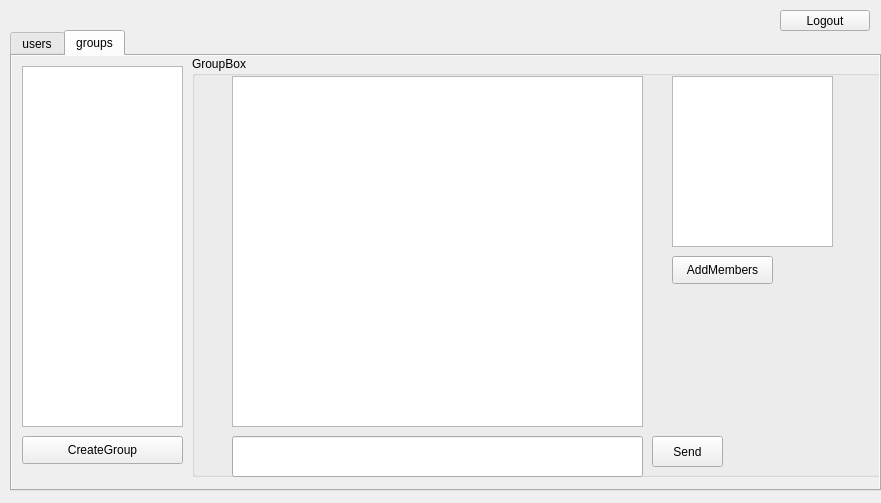
<?xml version="1.0" encoding="UTF-8"?>
<ui version="4.0">
 <class>interfata</class>
 <widget class="QWidget" name="interfata">
  <property name="geometry">
   <rect>
    <x>0</x>
    <y>0</y>
    <width>881</width>
    <height>503</height>
   </rect>
  </property>
  <property name="windowTitle">
   <string>Form</string>
  </property>
  <widget class="QTabWidget" name="chatTab">
   <property name="geometry">
    <rect>
     <x>10</x>
     <y>30</y>
     <width>871</width>
     <height>461</height>
    </rect>
   </property>
   <property name="autoFillBackground">
    <bool>false</bool>
   </property>
   <property name="currentIndex">
    <number>1</number>
   </property>
   <widget class="QWidget" name="USER">
    <property name="autoFillBackground">
     <bool>true</bool>
    </property>
    <property name="styleSheet">
     <string notr="true">QWidget{
rgb(241, 241, 241)
}</string>
    </property>
    <attribute name="title">
     <string>users</string>
    </attribute>
    <widget class="QListWidget" name="listWidget">
     <property name="geometry">
      <rect>
       <x>10</x>
       <y>10</y>
       <width>201</width>
       <height>411</height>
      </rect>
     </property>
    </widget>
    <widget class="QGroupBox" name="UsersBox">
     <property name="geometry">
      <rect>
       <x>220</x>
       <y>0</y>
       <width>621</width>
       <height>431</height>
      </rect>
     </property>
     <property name="title">
      <string>Users</string>
     </property>
     <widget class="QListWidget" name="chat">
      <property name="geometry">
       <rect>
        <x>70</x>
        <y>10</y>
        <width>461</width>
        <height>341</height>
       </rect>
      </property>
      <property name="autoFillBackground">
       <bool>true</bool>
      </property>
      <property name="styleSheet">
       <string notr="true">QTabWidget{
rgb(241, 241, 241)
}</string>
      </property>
     </widget>
     <widget class="QLineEdit" name="mesajLine">
      <property name="geometry">
       <rect>
        <x>70</x>
        <y>370</y>
        <width>461</width>
        <height>51</height>
       </rect>
      </property>
     </widget>
     <widget class="QPushButton" name="sendButton">
      <property name="geometry">
       <rect>
        <x>540</x>
        <y>380</y>
        <width>71</width>
        <height>28</height>
       </rect>
      </property>
      <property name="text">
       <string>send</string>
      </property>
     </widget>
    </widget>
   </widget>
   <widget class="QWidget" name="groups">
    <property name="autoFillBackground">
     <bool>true</bool>
    </property>
    <property name="styleSheet">
     <string notr="true">QWidget{
rgb(238, 238, 238)
}</string>
    </property>
    <attribute name="title">
     <string>groups</string>
    </attribute>
    <widget class="QListWidget" name="GroupNames">
     <property name="geometry">
      <rect>
       <x>10</x>
       <y>10</y>
       <width>161</width>
       <height>361</height>
      </rect>
     </property>
    </widget>
    <widget class="QGroupBox" name="groupBox">
     <property name="geometry">
      <rect>
       <x>180</x>
       <y>0</y>
       <width>701</width>
       <height>421</height>
      </rect>
     </property>
     <property name="title">
      <string>GroupBox</string>
     </property>
     <widget class="QListWidget" name="chatGroup">
      <property name="geometry">
       <rect>
        <x>40</x>
        <y>20</y>
        <width>411</width>
        <height>351</height>
       </rect>
      </property>
     </widget>
     <widget class="QLineEdit" name="groupLine">
      <property name="geometry">
       <rect>
        <x>40</x>
        <y>380</y>
        <width>411</width>
        <height>41</height>
       </rect>
      </property>
     </widget>
     <widget class="QListWidget" name="MembersNames">
      <property name="geometry">
       <rect>
        <x>480</x>
        <y>20</y>
        <width>161</width>
        <height>171</height>
       </rect>
      </property>
     </widget>
     <widget class="QPushButton" name="groupSend">
      <property name="geometry">
       <rect>
        <x>460</x>
        <y>380</y>
        <width>71</width>
        <height>31</height>
       </rect>
      </property>
      <property name="text">
       <string>Send</string>
      </property>
     </widget>
     <widget class="QPushButton" name="pushButton_2">
      <property name="geometry">
       <rect>
        <x>480</x>
        <y>200</y>
        <width>101</width>
        <height>28</height>
       </rect>
      </property>
      <property name="text">
       <string>AddMembers</string>
      </property>
     </widget>
    </widget>
    <widget class="QPushButton" name="CreateGroup">
     <property name="geometry">
      <rect>
       <x>10</x>
       <y>380</y>
       <width>161</width>
       <height>28</height>
      </rect>
     </property>
     <property name="text">
      <string>CreateGroup</string>
     </property>
    </widget>
   </widget>
  </widget>
  <widget class="QPushButton" name="LogoutButton">
   <property name="geometry">
    <rect>
     <x>780</x>
     <y>10</y>
     <width>90</width>
     <height>21</height>
    </rect>
   </property>
   <property name="text">
    <string>Logout</string>
   </property>
  </widget>
 </widget>
 <resources/>
 <connections/>
</ui>
